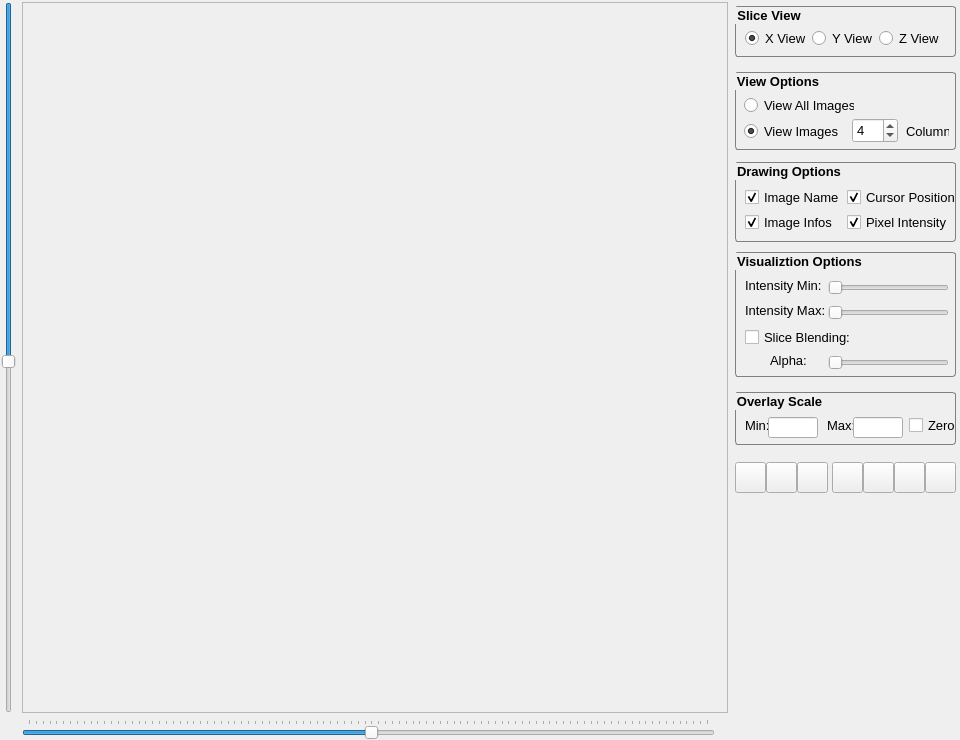
<?xml version="1.0" encoding="UTF-8"?>
<ui version="4.0">
 <class>MriWatcherForm</class>
 <widget class="QWidget" name="MriWatcherForm">
  <property name="geometry">
   <rect>
    <x>0</x>
    <y>0</y>
    <width>960</width>
    <height>740</height>
   </rect>
  </property>
  <property name="windowTitle">
   <string>Form</string>
  </property>
  <property name="windowIcon">
   <iconset resource="icon.qrc">
    <normaloff>:/window_icon/images/watcher_icon3.png</normaloff>:/window_icon/images/watcher_icon3.png</iconset>
  </property>
  <property name="windowOpacity">
   <double>1.000000000000000</double>
  </property>
  <layout class="QHBoxLayout" name="horizontalLayout_3">
   <property name="leftMargin">
    <number>1</number>
   </property>
   <property name="topMargin">
    <number>2</number>
   </property>
   <property name="rightMargin">
    <number>1</number>
   </property>
   <property name="bottomMargin">
    <number>1</number>
   </property>
   <item>
    <layout class="QVBoxLayout" name="verticalLayout">
     <item>
      <layout class="QHBoxLayout" name="horizontalLayout">
       <item>
        <widget class="QSlider" name="g_overlay_alpha_slider">
         <property name="value">
          <number>50</number>
         </property>
         <property name="orientation">
          <enum>Qt::Vertical</enum>
         </property>
         <property name="invertedAppearance">
          <bool>true</bool>
         </property>
         <property name="invertedControls">
          <bool>false</bool>
         </property>
        </widget>
       </item>
       <item>
        <widget class="QScrollArea" name="g_scrollArea">
         <property name="verticalScrollBarPolicy">
          <enum>Qt::ScrollBarAsNeeded</enum>
         </property>
         <property name="horizontalScrollBarPolicy">
          <enum>Qt::ScrollBarAlwaysOff</enum>
         </property>
         <property name="widgetResizable">
          <bool>true</bool>
         </property>
         <widget class="QWidget" name="scrollAreaWidgetContents">
          <property name="geometry">
           <rect>
            <x>0</x>
            <y>0</y>
            <width>682</width>
            <height>693</height>
           </rect>
          </property>
         </widget>
        </widget>
       </item>
      </layout>
     </item>
     <item>
      <layout class="QHBoxLayout" name="horizontalLayout_2">
       <item>
        <widget class="QGroupBox" name="groupBox_6">
         <property name="enabled">
          <bool>false</bool>
         </property>
         <property name="minimumSize">
          <size>
           <width>15</width>
           <height>0</height>
          </size>
         </property>
         <property name="font">
          <font>
           <kerning>true</kerning>
          </font>
         </property>
         <property name="styleSheet">
          <string notr="true">QGroupBox { 
     border: 0; 
     border-radius: 3px; 
 } </string>
         </property>
         <property name="title">
          <string/>
         </property>
        </widget>
       </item>
       <item>
        <widget class="QSlider" name="g_slice_slider">
         <property name="font">
          <font>
           <pointsize>10</pointsize>
          </font>
         </property>
         <property name="styleSheet">
          <string notr="true"/>
         </property>
         <property name="value">
          <number>50</number>
         </property>
         <property name="orientation">
          <enum>Qt::Horizontal</enum>
         </property>
         <property name="tickPosition">
          <enum>QSlider::TicksAbove</enum>
         </property>
        </widget>
       </item>
       <item>
        <widget class="QLabel" name="g_slice_label">
         <property name="text">
          <string/>
         </property>
        </widget>
       </item>
      </layout>
     </item>
    </layout>
   </item>
   <item>
    <widget class="QGroupBox" name="g_optionsgroup">
     <property name="enabled">
      <bool>true</bool>
     </property>
     <property name="minimumSize">
      <size>
       <width>225</width>
       <height>256</height>
      </size>
     </property>
     <property name="styleSheet">
      <string notr="true">QGroupBox { 
     border: 0; 
     border-radius: 3px; 
 } </string>
     </property>
     <property name="title">
      <string/>
     </property>
     <property name="checkable">
      <bool>false</bool>
     </property>
     <widget class="QGroupBox" name="groupBox">
      <property name="geometry">
       <rect>
        <x>1</x>
        <y>4</y>
        <width>221</width>
        <height>51</height>
       </rect>
      </property>
      <property name="font">
       <font>
        <pointsize>10</pointsize>
        <weight>75</weight>
        <bold>true</bold>
       </font>
      </property>
      <property name="styleSheet">
       <string notr="true">QGroupBox { 
     border: 1px solid gray; 
     border-radius: 3px; 
 } </string>
      </property>
      <property name="title">
       <string>Slice View</string>
      </property>
      <widget class="QWidget" name="layoutWidget">
       <property name="geometry">
        <rect>
         <x>10</x>
         <y>23</y>
         <width>194</width>
         <height>18</height>
        </rect>
       </property>
       <layout class="QHBoxLayout" name="horizontalLayout_5">
        <item>
         <widget class="QRadioButton" name="g_xview">
          <property name="font">
           <font>
            <pointsize>10</pointsize>
           </font>
          </property>
          <property name="mouseTracking">
           <bool>true</bool>
          </property>
          <property name="focusPolicy">
           <enum>Qt::StrongFocus</enum>
          </property>
          <property name="text">
           <string>X View</string>
          </property>
          <property name="checked">
           <bool>true</bool>
          </property>
         </widget>
        </item>
        <item>
         <widget class="QRadioButton" name="g_yview">
          <property name="font">
           <font>
            <pointsize>10</pointsize>
           </font>
          </property>
          <property name="text">
           <string>Y View</string>
          </property>
          <property name="checked">
           <bool>false</bool>
          </property>
         </widget>
        </item>
        <item>
         <widget class="QRadioButton" name="g_zview">
          <property name="font">
           <font>
            <pointsize>10</pointsize>
           </font>
          </property>
          <property name="text">
           <string>Z View</string>
          </property>
         </widget>
        </item>
       </layout>
      </widget>
     </widget>
     <widget class="QGroupBox" name="groupBox_2">
      <property name="geometry">
       <rect>
        <x>1</x>
        <y>70</y>
        <width>221</width>
        <height>78</height>
       </rect>
      </property>
      <property name="font">
       <font>
        <pointsize>10</pointsize>
        <weight>75</weight>
        <bold>true</bold>
       </font>
      </property>
      <property name="styleSheet">
       <string notr="true">QGroupBox { 
     border: 1px solid gray; 
     border-radius: 3px; 
 } </string>
      </property>
      <property name="title">
       <string>View Options</string>
      </property>
      <widget class="QRadioButton" name="g_viewall">
       <property name="geometry">
        <rect>
         <x>9</x>
         <y>24</y>
         <width>110</width>
         <height>18</height>
        </rect>
       </property>
       <property name="font">
        <font>
         <pointsize>10</pointsize>
        </font>
       </property>
       <property name="text">
        <string>View All Images</string>
       </property>
      </widget>
      <widget class="QRadioButton" name="g_viewcolumn">
       <property name="geometry">
        <rect>
         <x>9</x>
         <y>50</y>
         <width>98</width>
         <height>18</height>
        </rect>
       </property>
       <property name="font">
        <font>
         <pointsize>10</pointsize>
        </font>
       </property>
       <property name="text">
        <string>View Images in</string>
       </property>
       <property name="checked">
        <bool>true</bool>
       </property>
      </widget>
      <widget class="QSpinBox" name="g_nbcolumn">
       <property name="geometry">
        <rect>
         <x>117</x>
         <y>46</y>
         <width>46</width>
         <height>25</height>
        </rect>
       </property>
       <property name="font">
        <font>
         <pointsize>10</pointsize>
        </font>
       </property>
       <property name="minimum">
        <number>1</number>
       </property>
       <property name="maximum">
        <number>999</number>
       </property>
       <property name="value">
        <number>4</number>
       </property>
      </widget>
      <widget class="QLabel" name="label_4">
       <property name="geometry">
        <rect>
         <x>171</x>
         <y>51</y>
         <width>43</width>
         <height>16</height>
        </rect>
       </property>
       <property name="font">
        <font>
         <pointsize>10</pointsize>
        </font>
       </property>
       <property name="text">
        <string>Columns</string>
       </property>
      </widget>
      <zorder>g_viewcolumn</zorder>
      <zorder>g_nbcolumn</zorder>
      <zorder>label_4</zorder>
      <zorder>g_viewall</zorder>
     </widget>
     <widget class="QGroupBox" name="groupBox_3">
      <property name="geometry">
       <rect>
        <x>1</x>
        <y>390</y>
        <width>221</width>
        <height>53</height>
       </rect>
      </property>
      <property name="font">
       <font>
        <pointsize>10</pointsize>
        <weight>75</weight>
        <bold>true</bold>
       </font>
      </property>
      <property name="styleSheet">
       <string notr="true">QGroupBox { 
     border: 1px solid gray; 
     border-radius: 3px; 
 } </string>
      </property>
      <property name="title">
       <string>Overlay Scale</string>
      </property>
      <widget class="QLabel" name="label_5">
       <property name="geometry">
        <rect>
         <x>10</x>
         <y>25</y>
         <width>30</width>
         <height>16</height>
        </rect>
       </property>
       <property name="font">
        <font>
         <pointsize>10</pointsize>
        </font>
       </property>
       <property name="text">
        <string>Min:</string>
       </property>
      </widget>
      <widget class="QLabel" name="label_6">
       <property name="geometry">
        <rect>
         <x>92</x>
         <y>25</y>
         <width>30</width>
         <height>16</height>
        </rect>
       </property>
       <property name="font">
        <font>
         <pointsize>10</pointsize>
        </font>
       </property>
       <property name="text">
        <string>Max:</string>
       </property>
      </widget>
      <widget class="QLineEdit" name="g_overlaymin">
       <property name="geometry">
        <rect>
         <x>33</x>
         <y>25</y>
         <width>50</width>
         <height>21</height>
        </rect>
       </property>
       <property name="font">
        <font>
         <pointsize>10</pointsize>
        </font>
       </property>
      </widget>
      <widget class="QLineEdit" name="g_overlaymax">
       <property name="geometry">
        <rect>
         <x>118</x>
         <y>25</y>
         <width>50</width>
         <height>21</height>
        </rect>
       </property>
       <property name="font">
        <font>
         <pointsize>10</pointsize>
        </font>
       </property>
      </widget>
      <widget class="QCheckBox" name="g_overlayzero">
       <property name="geometry">
        <rect>
         <x>174</x>
         <y>23</y>
         <width>52</width>
         <height>21</height>
        </rect>
       </property>
       <property name="font">
        <font>
         <pointsize>10</pointsize>
        </font>
       </property>
       <property name="text">
        <string>Zero</string>
       </property>
      </widget>
     </widget>
     <widget class="QPushButton" name="g_loadimg">
      <property name="geometry">
       <rect>
        <x>1</x>
        <y>460</y>
        <width>31</width>
        <height>31</height>
       </rect>
      </property>
      <property name="font">
       <font>
        <weight>50</weight>
        <bold>false</bold>
       </font>
      </property>
      <property name="toolTip">
       <string>Load 3D grey images</string>
      </property>
      <property name="text">
       <string/>
      </property>
      <property name="icon">
       <iconset resource="icon.qrc">
        <normaloff>:/buttons/images/buttons/loadimg.png</normaloff>:/buttons/images/buttons/loadimg.png</iconset>
      </property>
      <property name="iconSize">
       <size>
        <width>27</width>
        <height>27</height>
       </size>
      </property>
      <property name="flat">
       <bool>false</bool>
      </property>
     </widget>
     <widget class="QGroupBox" name="groupBox_4">
      <property name="geometry">
       <rect>
        <x>1</x>
        <y>160</y>
        <width>221</width>
        <height>80</height>
       </rect>
      </property>
      <property name="font">
       <font>
        <pointsize>10</pointsize>
        <weight>75</weight>
        <bold>true</bold>
       </font>
      </property>
      <property name="styleSheet">
       <string notr="true">QGroupBox { 
     border: 1px solid gray; 
     border-radius: 3px; 
 } </string>
      </property>
      <property name="title">
       <string>Drawing Options</string>
      </property>
      <widget class="QCheckBox" name="g_draw_name">
       <property name="geometry">
        <rect>
         <x>10</x>
         <y>25</y>
         <width>100</width>
         <height>21</height>
        </rect>
       </property>
       <property name="font">
        <font>
         <pointsize>10</pointsize>
        </font>
       </property>
       <property name="text">
        <string>Image Name</string>
       </property>
       <property name="checked">
        <bool>true</bool>
       </property>
      </widget>
      <widget class="QCheckBox" name="g_draw_position">
       <property name="geometry">
        <rect>
         <x>112</x>
         <y>25</y>
         <width>115</width>
         <height>21</height>
        </rect>
       </property>
       <property name="font">
        <font>
         <pointsize>10</pointsize>
        </font>
       </property>
       <property name="text">
        <string>Cursor Position</string>
       </property>
       <property name="checked">
        <bool>true</bool>
       </property>
      </widget>
      <widget class="QCheckBox" name="g_draw_info">
       <property name="geometry">
        <rect>
         <x>10</x>
         <y>50</y>
         <width>100</width>
         <height>21</height>
        </rect>
       </property>
       <property name="font">
        <font>
         <pointsize>10</pointsize>
        </font>
       </property>
       <property name="text">
        <string>Image Infos</string>
       </property>
       <property name="checked">
        <bool>true</bool>
       </property>
      </widget>
      <widget class="QCheckBox" name="g_draw_intensity">
       <property name="geometry">
        <rect>
         <x>112</x>
         <y>50</y>
         <width>115</width>
         <height>21</height>
        </rect>
       </property>
       <property name="font">
        <font>
         <pointsize>10</pointsize>
        </font>
       </property>
       <property name="text">
        <string>Pixel Intensity</string>
       </property>
       <property name="checked">
        <bool>true</bool>
       </property>
      </widget>
     </widget>
     <widget class="QGroupBox" name="groupBox_5">
      <property name="geometry">
       <rect>
        <x>1</x>
        <y>250</y>
        <width>221</width>
        <height>125</height>
       </rect>
      </property>
      <property name="font">
       <font>
        <pointsize>10</pointsize>
        <weight>75</weight>
        <bold>true</bold>
       </font>
      </property>
      <property name="styleSheet">
       <string notr="true">QGroupBox { 
     border: 1px solid gray; 
     border-radius: 3px; 
 } </string>
      </property>
      <property name="title">
       <string>Visualiztion Options</string>
      </property>
      <widget class="QLabel" name="label">
       <property name="geometry">
        <rect>
         <x>10</x>
         <y>25</y>
         <width>120</width>
         <height>16</height>
        </rect>
       </property>
       <property name="font">
        <font>
         <pointsize>10</pointsize>
        </font>
       </property>
       <property name="text">
        <string>Intensity Min:</string>
       </property>
      </widget>
      <widget class="QLabel" name="label_2">
       <property name="geometry">
        <rect>
         <x>10</x>
         <y>50</y>
         <width>120</width>
         <height>16</height>
        </rect>
       </property>
       <property name="font">
        <font>
         <pointsize>10</pointsize>
        </font>
       </property>
       <property name="text">
        <string>Intensity Max:</string>
       </property>
      </widget>
      <widget class="QSlider" name="g_intensity_min_slider">
       <property name="geometry">
        <rect>
         <x>93</x>
         <y>25</y>
         <width>121</width>
         <height>21</height>
        </rect>
       </property>
       <property name="font">
        <font>
         <pointsize>10</pointsize>
        </font>
       </property>
       <property name="orientation">
        <enum>Qt::Horizontal</enum>
       </property>
      </widget>
      <widget class="QSlider" name="g_intensity_max_slider">
       <property name="geometry">
        <rect>
         <x>93</x>
         <y>50</y>
         <width>121</width>
         <height>21</height>
        </rect>
       </property>
       <property name="font">
        <font>
         <pointsize>10</pointsize>
        </font>
       </property>
       <property name="orientation">
        <enum>Qt::Horizontal</enum>
       </property>
      </widget>
      <widget class="QCheckBox" name="g_blending_mode">
       <property name="geometry">
        <rect>
         <x>10</x>
         <y>75</y>
         <width>115</width>
         <height>21</height>
        </rect>
       </property>
       <property name="font">
        <font>
         <pointsize>10</pointsize>
        </font>
       </property>
       <property name="text">
        <string>Slice Blending:</string>
       </property>
       <property name="checked">
        <bool>false</bool>
       </property>
      </widget>
      <widget class="QLabel" name="label_3">
       <property name="geometry">
        <rect>
         <x>35</x>
         <y>100</y>
         <width>45</width>
         <height>16</height>
        </rect>
       </property>
       <property name="font">
        <font>
         <pointsize>10</pointsize>
        </font>
       </property>
       <property name="text">
        <string>Alpha:</string>
       </property>
      </widget>
      <widget class="QSlider" name="g_alpha">
       <property name="geometry">
        <rect>
         <x>93</x>
         <y>100</y>
         <width>121</width>
         <height>21</height>
        </rect>
       </property>
       <property name="font">
        <font>
         <pointsize>10</pointsize>
        </font>
       </property>
       <property name="orientation">
        <enum>Qt::Horizontal</enum>
       </property>
      </widget>
     </widget>
     <widget class="QPushButton" name="g_loadoverlay">
      <property name="geometry">
       <rect>
        <x>32</x>
        <y>460</y>
        <width>31</width>
        <height>31</height>
       </rect>
      </property>
      <property name="toolTip">
       <string>Load overlay</string>
      </property>
      <property name="text">
       <string/>
      </property>
      <property name="icon">
       <iconset resource="icon.qrc">
        <normaloff>:/buttons/images/buttons/loadoverlay.png</normaloff>:/buttons/images/buttons/loadoverlay.png</iconset>
      </property>
      <property name="iconSize">
       <size>
        <width>32</width>
        <height>32</height>
       </size>
      </property>
     </widget>
     <widget class="QPushButton" name="g_loadimg2">
      <property name="geometry">
       <rect>
        <x>63</x>
        <y>460</y>
        <width>31</width>
        <height>31</height>
       </rect>
      </property>
      <property name="toolTip">
       <string>Load half overlay</string>
      </property>
      <property name="text">
       <string/>
      </property>
      <property name="icon">
       <iconset resource="icon.qrc">
        <normaloff>:/buttons/images/buttons/loadimg2.png</normaloff>:/buttons/images/buttons/loadimg2.png</iconset>
      </property>
      <property name="iconSize">
       <size>
        <width>32</width>
        <height>32</height>
       </size>
      </property>
     </widget>
     <widget class="QPushButton" name="g_reset_view">
      <property name="geometry">
       <rect>
        <x>98</x>
        <y>460</y>
        <width>31</width>
        <height>31</height>
       </rect>
      </property>
      <property name="toolTip">
       <string>Reset view</string>
      </property>
      <property name="text">
       <string/>
      </property>
      <property name="icon">
       <iconset resource="icon.qrc">
        <normaloff>:/buttons/images/buttons/resetview3.png</normaloff>:/buttons/images/buttons/resetview3.png</iconset>
      </property>
      <property name="iconSize">
       <size>
        <width>26</width>
        <height>26</height>
       </size>
      </property>
     </widget>
     <widget class="QPushButton" name="g_screenshot">
      <property name="geometry">
       <rect>
        <x>129</x>
        <y>460</y>
        <width>31</width>
        <height>31</height>
       </rect>
      </property>
      <property name="toolTip">
       <string>Screen shot</string>
      </property>
      <property name="text">
       <string/>
      </property>
      <property name="icon">
       <iconset resource="icon.qrc">
        <normaloff>:/buttons/images/buttons/screenshot4.png</normaloff>:/buttons/images/buttons/screenshot4.png</iconset>
      </property>
      <property name="iconSize">
       <size>
        <width>25</width>
        <height>25</height>
       </size>
      </property>
     </widget>
     <widget class="QPushButton" name="g_combine">
      <property name="geometry">
       <rect>
        <x>160</x>
        <y>460</y>
        <width>31</width>
        <height>31</height>
       </rect>
      </property>
      <property name="toolTip">
       <string>Create 3D image from slice</string>
      </property>
      <property name="text">
       <string/>
      </property>
      <property name="icon">
       <iconset resource="icon.qrc">
        <normaloff>:/buttons/images/buttons/combine.png</normaloff>:/buttons/images/buttons/combine.png</iconset>
      </property>
      <property name="iconSize">
       <size>
        <width>26</width>
        <height>26</height>
       </size>
      </property>
     </widget>
     <widget class="QPushButton" name="g_help">
      <property name="geometry">
       <rect>
        <x>191</x>
        <y>460</y>
        <width>31</width>
        <height>31</height>
       </rect>
      </property>
      <property name="toolTip">
       <string>Help</string>
      </property>
      <property name="text">
       <string/>
      </property>
      <property name="icon">
       <iconset resource="icon.qrc">
        <normaloff>:/buttons/images/buttons/help.png</normaloff>:/buttons/images/buttons/help.png</iconset>
      </property>
     </widget>
     <widget class="QLabel" name="g_logo">
      <property name="geometry">
       <rect>
        <x>120</x>
        <y>650</y>
        <width>111</width>
        <height>101</height>
       </rect>
      </property>
      <property name="font">
       <font>
        <pointsize>10</pointsize>
       </font>
      </property>
      <property name="text">
       <string/>
      </property>
      <property name="pixmap">
       <pixmap resource="icon.qrc">:/window_icon/images/watcher_icon3.png</pixmap>
      </property>
      <property name="scaledContents">
       <bool>true</bool>
      </property>
     </widget>
     <widget class="QLabel" name="g_tips">
      <property name="geometry">
       <rect>
        <x>0</x>
        <y>490</y>
        <width>211</width>
        <height>181</height>
       </rect>
      </property>
      <property name="font">
       <font>
        <pointsize>10</pointsize>
       </font>
      </property>
      <property name="text">
       <string/>
      </property>
     </widget>
     <widget class="QLabel" name="g_name_version">
      <property name="geometry">
       <rect>
        <x>77</x>
        <y>720</y>
        <width>130</width>
        <height>16</height>
       </rect>
      </property>
      <property name="minimumSize">
       <size>
        <width>130</width>
        <height>16</height>
       </size>
      </property>
      <property name="maximumSize">
       <size>
        <width>130</width>
        <height>16</height>
       </size>
      </property>
      <property name="font">
       <font>
        <family>Helvetica [Adobe]</family>
        <pointsize>10</pointsize>
        <weight>75</weight>
        <italic>true</italic>
        <bold>true</bold>
       </font>
      </property>
      <property name="text">
       <string/>
      </property>
     </widget>
     <zorder>groupBox_2</zorder>
     <zorder>groupBox_3</zorder>
     <zorder>g_loadimg</zorder>
     <zorder>groupBox_4</zorder>
     <zorder>groupBox_5</zorder>
     <zorder>g_loadoverlay</zorder>
     <zorder>g_loadimg2</zorder>
     <zorder>g_reset_view</zorder>
     <zorder>g_screenshot</zorder>
     <zorder>g_combine</zorder>
     <zorder>g_help</zorder>
     <zorder>g_logo</zorder>
     <zorder>g_tips</zorder>
     <zorder>g_name_version</zorder>
     <zorder>groupBox</zorder>
    </widget>
   </item>
  </layout>
  <zorder>g_optionsgroup</zorder>
  <zorder></zorder>
 </widget>
 <resources>
  <include location="icon.qrc"/>
 </resources>
 <connections/>
</ui>
